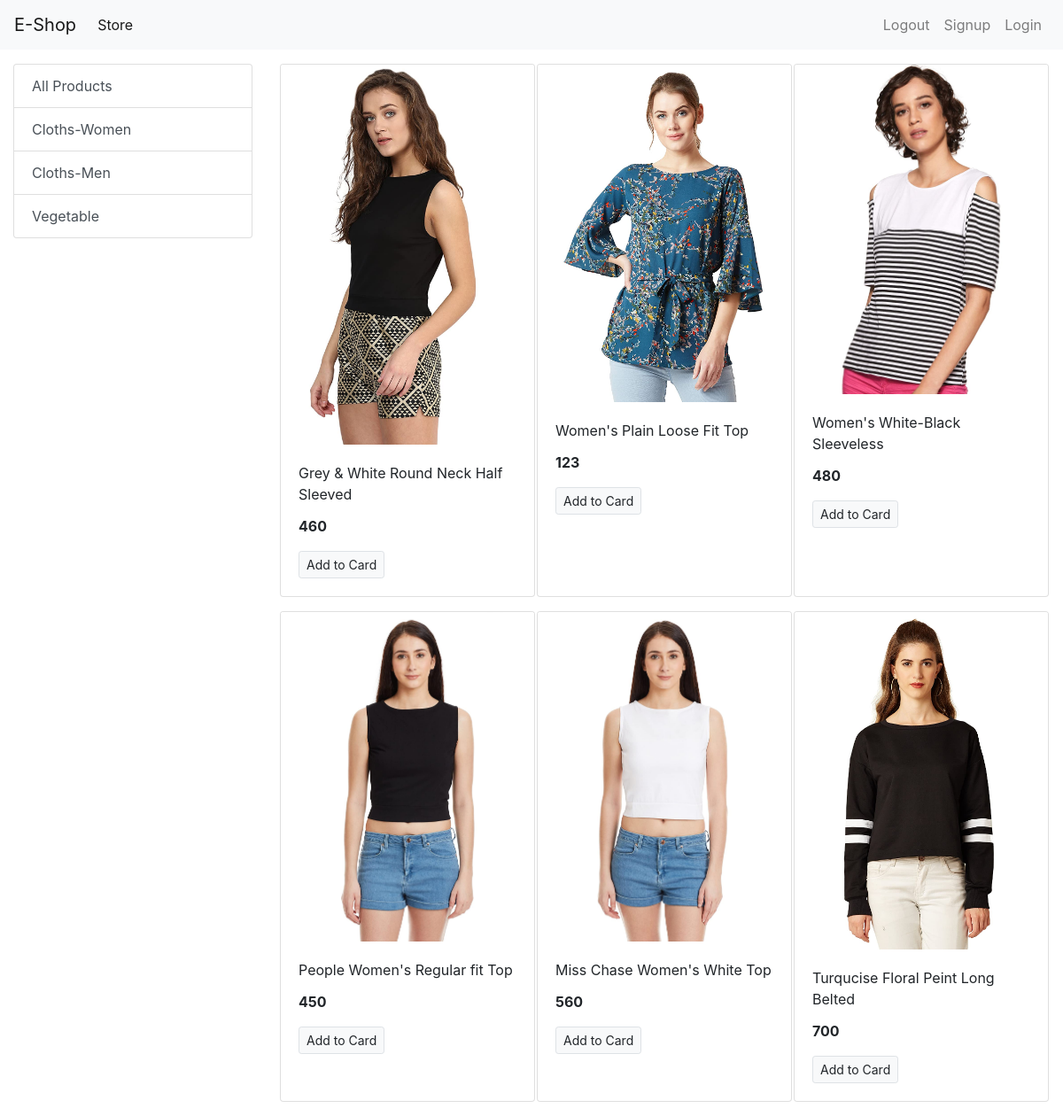
/?category=1, run on the app's committed database.
### store/models/category.py (models this page shows, shortened)
class Category(models.Model):
    name = models.CharField(max_length=20)
    @staticmethod
    def get_all_categories():
        return Category.objects.all()

### store/models/product.py (models this page shows, shortened)
class Product(models.Model):
    name = models.CharField(max_length=50)
    price = models.IntegerField(default=50)
    category = models.ForeignKey(Category, on_delete=models.CASCADE, default=1)
    description = models.CharField(max_length=200, default='', null=True, blank=True)
    image = models.ImageField(upload_to='uploads/products/')
    @staticmethod
    def get_all_products_by_categoryid(category_id):
        if category_id:
            return Product.objects.filter(category = category_id)
        else:
            return Product.get_all_products()

### store/views.py (the view)
# urls.py: path('', index, name='homepage'),
def index(request):
    products = None
    categories = Category.get_all_categories()
    categoryID = request.GET.get('category')
    if categoryID:
        products = Product.get_all_products_by_categoryid(categoryID)
    else:
        products = Product.get_all_products()
    data = {}
    data['products'] = products
    data['categories'] = categories
    return render(request, 'index.html', data)

### store/templates/index.html
{% extends 'base.html' %}
{% block content %}
<div class="container-fluid mt-3">
<div class="row">
  <div class = "col-lg-3 max-auto">
    <div class="list-group">
      <a href="/" class="list-group-item list-group-item-action  "> All Products</a>
      {% for category in categories %}
      <a href="/?category={{category.id}}" class="list-group-item list-group-item-action  ">{{category.name}}</a>
      {% endfor %}
    </div>
  </div>
  <div id = "products" class="col-lg-9 mx-auto">
    <div class="row mx-auto">
      {% for product in products %}
      <div class="card mx-auto mb-3" style="width: 18rem;">
        <img src="{{product.image.url}}" class="card-img-top" alt="Card image cap">
        <div class="card-body">
          <p class="card-title">{{product.name}}</p>
          <p class="card-text"><b>{{product.price}}</b></p>
          <a href="#" class="btn btn-light border btn-sm">Add to Card</a>
        </div>
      </div>
      {% endfor %}
    </div>
  </div>
</div>
</div>
{% endblock %}

### data on the page
Category: name "Cloths-Women"
Category: name "Cloths-Men"
Category: name "Vegetable"
Product: image (picture), name "Grey & White Round Neck Half Sleeved", price "460"
Product: image (picture), name "Women's Plain Loose Fit Top", price "123"
Product: image (picture), name "Women's White-Black Sleeveless", price "480"
Product: image (picture), name "People Women's Regular fit Top", price "450"
Product: image (picture), name "Miss Chase Women's White Top", price "560"
Product: image (picture), name "Turqucise Floral Peint Long Belted", price "700"
